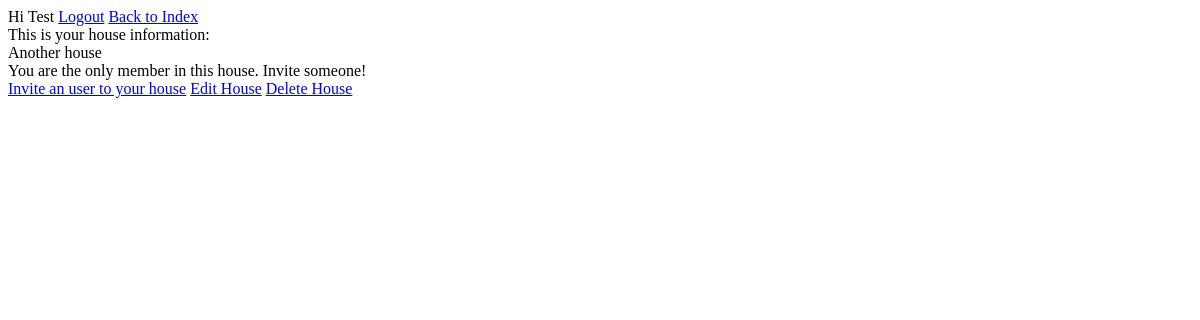
Page /house/view/ (signed in) on the earlier database version.
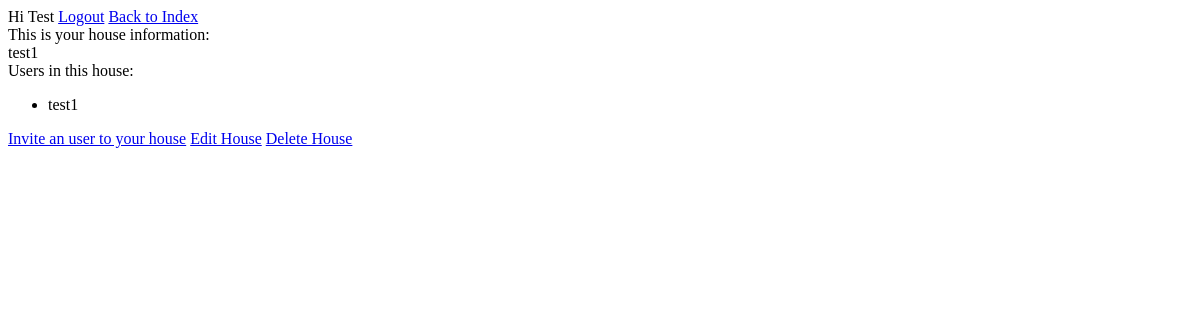
Same page on the later database version.
### house/models.py (models this page shows, shortened)
class House(models.Model):
    name = models.CharField(max_length=100)

### users/models.py (models this page shows, shortened)
class User(AbstractUser):
    house = models.ForeignKey(House, on_delete=models.SET_NULL, null=True, blank=True)

### house/views.py (the view)
# urls.py: path('view/', views.view, name='view'),
@login_required
def view(request):
    house = get_object_or_404(House, pk=request.user.house_id)
    users_list = get_list_or_404(User, house_id= house)
    users = [user for user in users_list if user.id != request.user.id]
    usernames =[user.username for user in users]
    print(usernames)
    context = {
        'house' : house,
        'users' : users,
    }
    return render(request, 'house/view.html', context)

### house/templates/house/view.html
{%extends 'base.html'%}
{%block content%}
<div>This is your house information:</div>
<div>{{house.name}}</div>
    {%if users %}
    <div>Users in this house:</div>
    <ul>
        {%for user in users%}
            <li>{{user.username}}</li>
        {%endfor%}
    </ul>
    {%else%}
    <div>You are the only member in this house. Invite someone!</div>
    {%endif%}
<a href="{%url 'invite:send_invitation'%}">Invite an user to your house</a>
<a href="{%url  'house:edit' pk=house.id %}">Edit House</a>
<a href="{%url 'house:delete' pk=house.pk %}">Delete House</a>
{%endblock%}

Differences in the rows shown:
removed House: name "Another house"
now on this page (row edited): House: name "test1"
now on this page (row edited): User: username "test1"
Other differences:
text no longer shown: "You are the only member in this house. Invite someone!"
text now shown: "Users in this house:"
